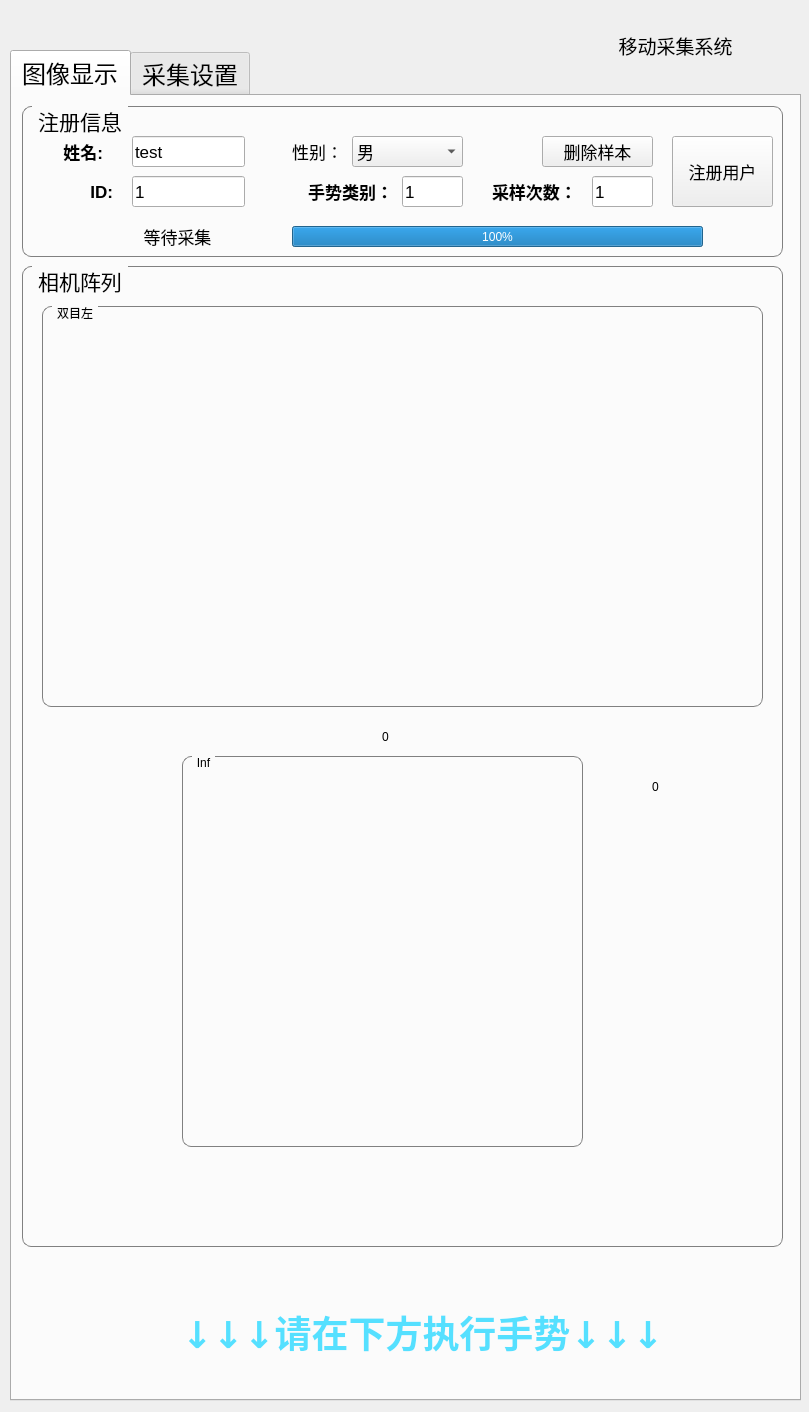
<?xml version="1.0" encoding="UTF-8"?>
<ui version="4.0">
 <class>MAIN_WINDOW</class>
 <widget class="QWidget" name="MAIN_WINDOW">
  <property name="geometry">
   <rect>
    <x>0</x>
    <y>0</y>
    <width>809</width>
    <height>1412</height>
   </rect>
  </property>
  <property name="windowTitle">
   <string>MAIN_WINDOW</string>
  </property>
  <widget class="QTabWidget" name="tabWidget">
   <property name="geometry">
    <rect>
     <x>10</x>
     <y>50</y>
     <width>791</width>
     <height>1351</height>
    </rect>
   </property>
   <property name="font">
    <font>
     <family>AcadEref</family>
     <pointsize>18</pointsize>
    </font>
   </property>
   <property name="currentIndex">
    <number>0</number>
   </property>
   <widget class="QWidget" name="tab">
    <attribute name="title">
     <string>图像显示</string>
    </attribute>
    <widget class="QGroupBox" name="groupBox_RGB_0">
     <property name="geometry">
      <rect>
       <x>10</x>
       <y>170</y>
       <width>761</width>
       <height>981</height>
      </rect>
     </property>
     <property name="font">
      <font>
       <family>黑体</family>
       <pointsize>16</pointsize>
      </font>
     </property>
     <property name="styleSheet">
      <string notr="true">QGroupBox {     
border: 1px solid gray;     
border-radius: 9px;     
margin-top: 0.5em;
}

QGroupBox::title {     
subcontrol-origin: margin;     
left: 10px;     
padding: 0 3px 0 3px;
 }</string>
     </property>
     <property name="title">
      <string>相机阵列</string>
     </property>
     <widget class="QGroupBox" name="groupBox_RGB_1">
      <property name="geometry">
       <rect>
        <x>20</x>
        <y>40</y>
        <width>721</width>
        <height>401</height>
       </rect>
      </property>
      <property name="font">
       <font>
        <family>Arial</family>
       </font>
      </property>
      <property name="title">
       <string>双目左</string>
      </property>
      <widget class="QLabel" name="label_RGB">
       <property name="geometry">
        <rect>
         <x>40</x>
         <y>20</y>
         <width>640</width>
         <height>360</height>
        </rect>
       </property>
       <property name="text">
        <string/>
       </property>
      </widget>
     </widget>
     <widget class="QGroupBox" name="groupBox_RGB_3">
      <property name="geometry">
       <rect>
        <x>160</x>
        <y>490</y>
        <width>401</width>
        <height>391</height>
       </rect>
      </property>
      <property name="font">
       <font>
        <family>Arial</family>
       </font>
      </property>
      <property name="title">
       <string>Inf</string>
      </property>
      <widget class="QLabel" name="label_Inf">
       <property name="geometry">
        <rect>
         <x>20</x>
         <y>20</y>
         <width>360</width>
         <height>360</height>
        </rect>
       </property>
       <property name="text">
        <string/>
       </property>
      </widget>
     </widget>
     <widget class="QLabel" name="label_frameRates_1">
      <property name="geometry">
       <rect>
        <x>360</x>
        <y>460</y>
        <width>101</width>
        <height>21</height>
       </rect>
      </property>
      <property name="text">
       <string>0</string>
      </property>
     </widget>
     <widget class="QLabel" name="label_frameRates_2">
      <property name="geometry">
       <rect>
        <x>630</x>
        <y>510</y>
        <width>101</width>
        <height>21</height>
       </rect>
      </property>
      <property name="text">
       <string>0</string>
      </property>
     </widget>
    </widget>
    <widget class="QGroupBox" name="groupBox_regist">
     <property name="geometry">
      <rect>
       <x>10</x>
       <y>10</y>
       <width>761</width>
       <height>151</height>
      </rect>
     </property>
     <property name="font">
      <font>
       <family>黑体</family>
       <pointsize>16</pointsize>
      </font>
     </property>
     <property name="styleSheet">
      <string notr="true">QGroupBox {     
border: 1px solid gray;     
border-radius: 9px;     
margin-top: 0.5em;
}

QGroupBox::title {     
subcontrol-origin: margin;     
left: 10px;     
padding: 0 3px 0 3px;
 }</string>
     </property>
     <property name="title">
      <string>注册信息</string>
     </property>
     <widget class="QLabel" name="label_NUM">
      <property name="geometry">
       <rect>
        <x>470</x>
        <y>70</y>
        <width>101</width>
        <height>31</height>
       </rect>
      </property>
      <property name="font">
       <font>
        <family>Arial</family>
        <pointsize>13</pointsize>
        <weight>75</weight>
        <bold>true</bold>
       </font>
      </property>
      <property name="text">
       <string>采样次数：</string>
      </property>
     </widget>
     <widget class="QLineEdit" name="lineEdit_NUM">
      <property name="geometry">
       <rect>
        <x>570</x>
        <y>70</y>
        <width>61</width>
        <height>31</height>
       </rect>
      </property>
      <property name="font">
       <font>
        <family>Arial</family>
        <pointsize>13</pointsize>
       </font>
      </property>
      <property name="text">
       <string>1</string>
      </property>
     </widget>
     <widget class="QLineEdit" name="lineEdit_ID">
      <property name="geometry">
       <rect>
        <x>110</x>
        <y>70</y>
        <width>113</width>
        <height>31</height>
       </rect>
      </property>
      <property name="font">
       <font>
        <family>Arial</family>
        <pointsize>13</pointsize>
       </font>
      </property>
      <property name="text">
       <string>1</string>
      </property>
     </widget>
     <widget class="QLabel" name="label_ID">
      <property name="geometry">
       <rect>
        <x>40</x>
        <y>70</y>
        <width>51</width>
        <height>31</height>
       </rect>
      </property>
      <property name="font">
       <font>
        <family>Arial</family>
        <pointsize>13</pointsize>
        <weight>75</weight>
        <bold>true</bold>
       </font>
      </property>
      <property name="text">
       <string>ID:</string>
      </property>
      <property name="alignment">
       <set>Qt::AlignRight|Qt::AlignTrailing|Qt::AlignVCenter</set>
      </property>
     </widget>
     <widget class="QPushButton" name="pushButton_regist">
      <property name="geometry">
       <rect>
        <x>650</x>
        <y>30</y>
        <width>101</width>
        <height>71</height>
       </rect>
      </property>
      <property name="font">
       <font>
        <family>Arial</family>
        <pointsize>13</pointsize>
       </font>
      </property>
      <property name="text">
       <string>注册用户</string>
      </property>
     </widget>
     <widget class="QPushButton" name="pushButton_del">
      <property name="geometry">
       <rect>
        <x>520</x>
        <y>30</y>
        <width>111</width>
        <height>31</height>
       </rect>
      </property>
      <property name="font">
       <font>
        <family>Arial</family>
        <pointsize>13</pointsize>
       </font>
      </property>
      <property name="text">
       <string>删除样本</string>
      </property>
     </widget>
     <widget class="QProgressBar" name="progressBar">
      <property name="geometry">
       <rect>
        <x>270</x>
        <y>120</y>
        <width>411</width>
        <height>21</height>
       </rect>
      </property>
      <property name="styleSheet">
       <string notr="true">QProgressBar {
border: 2px solid rgb(85, 224, 255);
border-radius: 10px;
background-color: white;
}

QProgressBar::chunk {
background-color: rgb(85, 224, 255);
width: 20px;
}什么意思</string>
      </property>
      <property name="value">
       <number>100</number>
      </property>
      <property name="textVisible">
       <bool>true</bool>
      </property>
      <property name="invertedAppearance">
       <bool>false</bool>
      </property>
     </widget>
     <widget class="QLabel" name="label_status">
      <property name="geometry">
       <rect>
        <x>60</x>
        <y>120</y>
        <width>191</width>
        <height>21</height>
       </rect>
      </property>
      <property name="font">
       <font>
        <family>Arial</family>
        <pointsize>13</pointsize>
       </font>
      </property>
      <property name="text">
       <string>等待采集</string>
      </property>
      <property name="alignment">
       <set>Qt::AlignCenter</set>
      </property>
     </widget>
     <widget class="QLineEdit" name="lineEdit_gesture_type">
      <property name="geometry">
       <rect>
        <x>380</x>
        <y>70</y>
        <width>61</width>
        <height>31</height>
       </rect>
      </property>
      <property name="font">
       <font>
        <family>Arial</family>
        <pointsize>13</pointsize>
       </font>
      </property>
      <property name="text">
       <string>1</string>
      </property>
     </widget>
     <widget class="QLabel" name="label_gesture_type">
      <property name="geometry">
       <rect>
        <x>250</x>
        <y>70</y>
        <width>121</width>
        <height>31</height>
       </rect>
      </property>
      <property name="font">
       <font>
        <family>Arial</family>
        <pointsize>13</pointsize>
        <weight>75</weight>
        <bold>true</bold>
       </font>
      </property>
      <property name="text">
       <string>手势类别：</string>
      </property>
      <property name="alignment">
       <set>Qt::AlignRight|Qt::AlignTrailing|Qt::AlignVCenter</set>
      </property>
     </widget>
     <widget class="QComboBox" name="comboBox_sex">
      <property name="geometry">
       <rect>
        <x>330</x>
        <y>30</y>
        <width>111</width>
        <height>31</height>
       </rect>
      </property>
      <property name="font">
       <font>
        <family>Arial</family>
        <pointsize>13</pointsize>
       </font>
      </property>
      <item>
       <property name="text">
        <string>男</string>
       </property>
      </item>
      <item>
       <property name="text">
        <string>女</string>
       </property>
      </item>
     </widget>
     <widget class="QLabel" name="label_sex">
      <property name="geometry">
       <rect>
        <x>250</x>
        <y>30</y>
        <width>71</width>
        <height>31</height>
       </rect>
      </property>
      <property name="font">
       <font>
        <family>Arial</family>
        <pointsize>13</pointsize>
       </font>
      </property>
      <property name="text">
       <string>性别：</string>
      </property>
      <property name="alignment">
       <set>Qt::AlignRight|Qt::AlignTrailing|Qt::AlignVCenter</set>
      </property>
     </widget>
     <widget class="QLineEdit" name="lineEdit_name">
      <property name="geometry">
       <rect>
        <x>110</x>
        <y>30</y>
        <width>113</width>
        <height>31</height>
       </rect>
      </property>
      <property name="font">
       <font>
        <family>Arial</family>
        <pointsize>13</pointsize>
       </font>
      </property>
      <property name="text">
       <string>test</string>
      </property>
     </widget>
     <widget class="QLabel" name="label_name">
      <property name="geometry">
       <rect>
        <x>30</x>
        <y>30</y>
        <width>51</width>
        <height>31</height>
       </rect>
      </property>
      <property name="font">
       <font>
        <family>Arial</family>
        <pointsize>13</pointsize>
        <weight>75</weight>
        <bold>true</bold>
       </font>
      </property>
      <property name="text">
       <string>姓名:</string>
      </property>
      <property name="alignment">
       <set>Qt::AlignRight|Qt::AlignTrailing|Qt::AlignVCenter</set>
      </property>
     </widget>
    </widget>
    <widget class="QLabel" name="label_notion">
     <property name="geometry">
      <rect>
       <x>50</x>
       <y>1170</y>
       <width>721</width>
       <height>131</height>
      </rect>
     </property>
     <property name="sizePolicy">
      <sizepolicy hsizetype="Fixed" vsizetype="Preferred">
       <horstretch>0</horstretch>
       <verstretch>0</verstretch>
      </sizepolicy>
     </property>
     <property name="font">
      <font>
       <family>Agency FB</family>
       <pointsize>28</pointsize>
       <weight>75</weight>
       <bold>true</bold>
      </font>
     </property>
     <property name="styleSheet">
      <string notr="true">color:rgb(85, 224, 255)</string>
     </property>
     <property name="text">
      <string>↓↓↓请在下方执行手势↓↓↓</string>
     </property>
     <property name="alignment">
      <set>Qt::AlignCenter</set>
     </property>
    </widget>
   </widget>
   <widget class="QWidget" name="tab_2">
    <attribute name="title">
     <string>采集设置</string>
    </attribute>
    <widget class="QLabel" name="label_sample_frame">
     <property name="geometry">
      <rect>
       <x>100</x>
       <y>70</y>
       <width>211</width>
       <height>41</height>
      </rect>
     </property>
     <property name="font">
      <font>
       <family>Arial</family>
       <pointsize>20</pointsize>
       <weight>50</weight>
       <bold>false</bold>
      </font>
     </property>
     <property name="text">
      <string>采样帧数：</string>
     </property>
     <property name="alignment">
      <set>Qt::AlignRight|Qt::AlignTrailing|Qt::AlignVCenter</set>
     </property>
    </widget>
    <widget class="QLineEdit" name="lineEdit_sample_frame">
     <property name="geometry">
      <rect>
       <x>340</x>
       <y>70</y>
       <width>91</width>
       <height>41</height>
      </rect>
     </property>
     <property name="font">
      <font>
       <family>Arial</family>
       <pointsize>20</pointsize>
       <weight>50</weight>
       <bold>false</bold>
      </font>
     </property>
     <property name="text">
      <string>240</string>
     </property>
    </widget>
    <widget class="QLabel" name="label_save_path">
     <property name="geometry">
      <rect>
       <x>130</x>
       <y>160</y>
       <width>171</width>
       <height>41</height>
      </rect>
     </property>
     <property name="font">
      <font>
       <family>Arial</family>
       <pointsize>20</pointsize>
       <weight>50</weight>
       <bold>false</bold>
      </font>
     </property>
     <property name="text">
      <string>存储路径：</string>
     </property>
     <property name="alignment">
      <set>Qt::AlignRight|Qt::AlignTrailing|Qt::AlignVCenter</set>
     </property>
    </widget>
    <widget class="QLineEdit" name="lineEdit_sample_save_path">
     <property name="geometry">
      <rect>
       <x>330</x>
       <y>160</y>
       <width>411</width>
       <height>41</height>
      </rect>
     </property>
     <property name="font">
      <font>
       <family>Arial</family>
       <pointsize>20</pointsize>
       <weight>50</weight>
       <bold>false</bold>
      </font>
     </property>
     <property name="text">
      <string>../data</string>
     </property>
    </widget>
    <widget class="QPushButton" name="pushButton_select_path">
     <property name="geometry">
      <rect>
       <x>330</x>
       <y>230</y>
       <width>91</width>
       <height>41</height>
      </rect>
     </property>
     <property name="text">
      <string>选择</string>
     </property>
    </widget>
   </widget>
  </widget>
  <widget class="QLabel" name="label">
   <property name="geometry">
    <rect>
     <x>600</x>
     <y>30</y>
     <width>151</width>
     <height>31</height>
    </rect>
   </property>
   <property name="font">
    <font>
     <family>黑体</family>
     <pointsize>14</pointsize>
    </font>
   </property>
   <property name="text">
    <string>移动采集系统</string>
   </property>
   <property name="alignment">
    <set>Qt::AlignCenter</set>
   </property>
  </widget>
  <widget class="QLabel" name="label_scut">
   <property name="geometry">
    <rect>
     <x>490</x>
     <y>10</y>
     <width>72</width>
     <height>71</height>
    </rect>
   </property>
   <property name="autoFillBackground">
    <bool>false</bool>
   </property>
   <property name="text">
    <string/>
   </property>
   <property name="scaledContents">
    <bool>true</bool>
   </property>
  </widget>
  <widget class="QLabel" name="label_BIP">
   <property name="geometry">
    <rect>
     <x>780</x>
     <y>10</y>
     <width>72</width>
     <height>71</height>
    </rect>
   </property>
   <property name="text">
    <string/>
   </property>
   <property name="scaledContents">
    <bool>true</bool>
   </property>
  </widget>
 </widget>
 <resources/>
 <connections/>
</ui>
